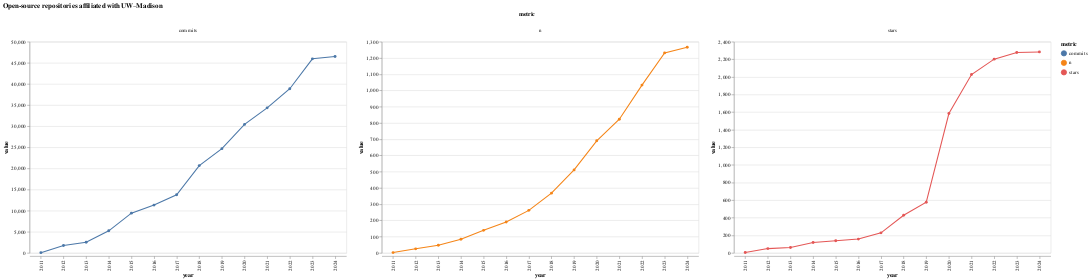

The notebook cell this image was saved under:
### Markdown cell above
### Plot cumulative metrics by year

### Code cell
plot = alt.Chart(plot_df).mark_line(point=True).encode(
    x='year:O', 
    y='value:Q',
    color='metric:N',
    column='metric:N'
).properties(
    title='Open-source repositories affiliated with UW–Madison',
    width=600,
    height=400
).resolve_scale(y='independent')

plot

### Figure 1 — Vega-Lite specification as saved in the notebook (floating-point values rounded to 4 significant figures)
{"config": {"view": {"continuousWidth": 300, "continuousHeight": 300}}, "data": {"name": "data-05206196b0a4aafaa22a3455607f8cb3"}, "mark": {"type": "line", "point": true}, "encoding": {"color": {"field": "metric", "type": "nominal"}, "column": {"field": "metric", "type": "nominal"}, "x": {"field": "year", "type": "ordinal"}, "y": {"field": "value", "type": "quantitative"}}, "height": 400, "resolve": {"scale": {"y": "independent"}}, "title": "Open-source repositories affiliated with UW–Madison", "width": 600, "$schema": "https://vega.github.io/schema/vega-lite/v5.16.3.json", "datasets": {"data-05206196b0a4aafaa22a3455607f8cb3": [{"year": 2011, "metric": "n", "value": 2}, {"year": 2012, "metric": "n", "value": 25}, {"year": 2013, "metric": "n", "value": 47}, {"year": 2014, "metric": "n", "value": 84}, {"year": 2015, "metric": "n", "value": 139}, {"year": 2016, "metric": "n", "value": 190}, {"year": 2017, "metric": "n", "value": 262}, {"year": 2018, "metric": "n", "value": 368}, {"year": 2019, "metric": "n", "value": 511}, {"year": 2020, "metric": "n", "value": 690}, {"year": 2021, "metric": "n", "value": 823}, {"year": 2022, "metric": "n", "value": 1033}, {"year": 2023, "metric": "n", "value": 1231}, {"year": 2024, "metric": "n", "value": 1266}, {"year": 2011, "metric": "stars", "value": 4}, {"year": 2012, "metric": "stars", "value": 49}, {"year": 2013, "metric": "stars", "value": 61}, {"year": 2014, "metric": "stars", "value": 119}, {"year": 2015, "metric": "stars", "value": 138}, {"year": 2016, "metric": "stars", "value": 157}, {"year": 2017, "metric": "stars", "value": 228}, {"year": 2018, "metric": "stars", "value": 428}, {"year": 2019, "metric": "stars", "value": 576}, {"year": 2020, "metric": "stars", "value": 1584}, {"year": 2021, "metric": "stars", "value": 2027}, {"year": 2022, "metric": "stars", "value": 2202}, {"year": 2023, "metric": "stars", "value": 2278}, {"year": 2024, "metric": "stars", "value": 2284}, {"year": 2011, "metric": "commits", "value": 65}, {"year": 2012, "metric": "commits", "value": 1771}, {"year": 2013, "metric": "commits", "value": 2517}, {"year": 2014, "metric": "commits", "value": 5232}, {"year": 2015, "metric": "commits", "value": 9412}, {"year": 2016, "metric": "commits", "value": 11318}, {"year": 2017, "metric": "commits", "value": 13760}, {"year": 2018, "metric": "commits", "value": 20670}, {"year": 2019, "metric": "commits", "value": 24686}, {"year": 2020, "metric": "commits", "value": 30424}, {"year": 2021, "metric": "commits", "value": 34340}, {"year": 2022, "metric": "commits", "value": 38870}, {"year": 2023, "metric": "commits", "value": 45945}, {"year": 2024, "metric": "commits", "value": 46506}]}}
